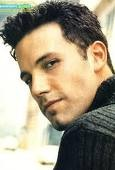
#> input picture Faces/train/Ben Afflek/1.jpg, 115 x 170 px, found by its file name; its folder holds only this picture in this run
$ python faces_train.py
#> lines starting #> are read from the running program, lines starting #| are printed output that depends on the picture
import os
import cv2 as cv
import numpy as np

people = ['Ben Afflek', 'Elton John', 'Jerry Seinfield', 'Madonna', 'Mindy Kaling']
DIR = r'E:\Computer Vision\Faces\train'
haar_cascade = cv.CascadeClassifier('haar_face.xml')

features = []
labels = []

def create_train():
    for person in people:
        path = os.path.join(DIR, person)
        label = people.index(person)

        for img in os.listdir(path):
            img_path = os.path.join(path, img)
            img_array = cv.imread(img_path)
#> img_array is the input picture: shape (170, 115, 3); mean B, G, R 130.9, 151.7, 161.1
            # Resize image to 640x480
            img_array = cv.resize(img_array, (640, 480))
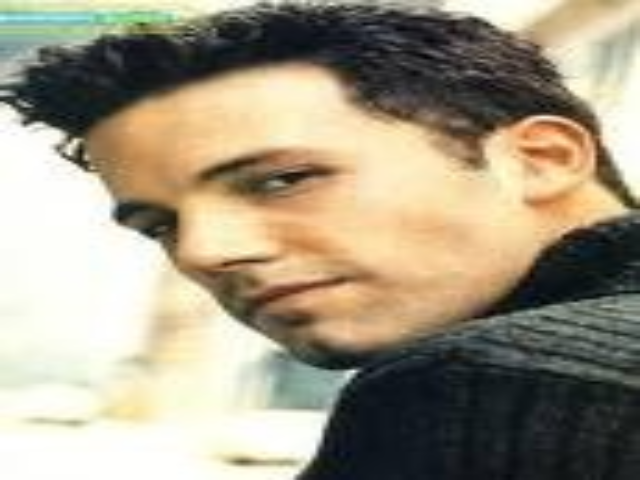
#> img_array: shape (480, 640, 3); mean B, G, R 130.8, 151.6, 161

            gray = cv.cvtColor(img_array, cv.COLOR_BGR2GRAY)
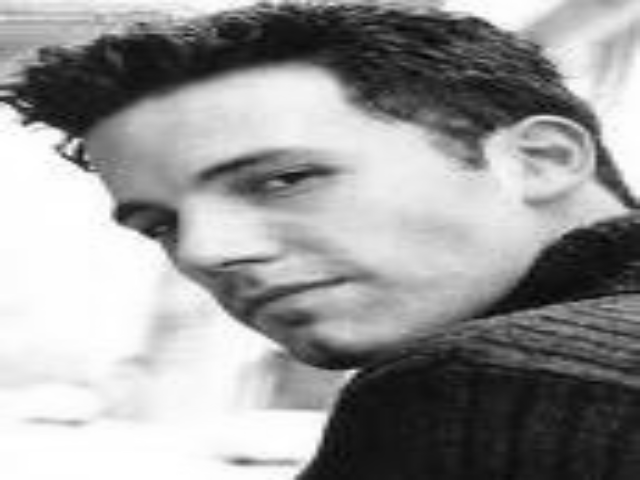
#> gray: shape (480, 640); min 3, max 255, mean 152.1

            faces_rect = haar_cascade.detectMultiScale(gray, scaleFactor=1.1, minNeighbors=1)
#> faces_rect = [[480, 111, 127, 127]]

            for (x,y,w,h) in faces_rect:
                faces_roi = gray[y:y+h, x:x+w]
                features.append(faces_roi)
                labels.append(label)
#> this loop made 1 pass
#> pass 1, in create_train, `faces_roi = gray[y:y+h, x:x+w]`:
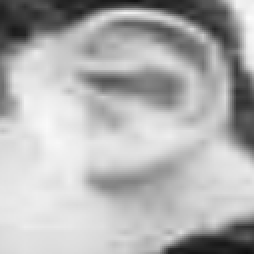
#> faces_roi: shape (127, 127) (shown 2 times larger); min 15, max 251, mean 177.2
#> after the loop, features = 1 item; labels = [0]
#> pass 2 of the loop in create_train, `for person in people:`:
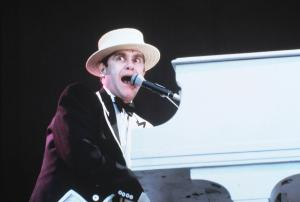
#> input picture Faces/train/Elton John/1.jpg, 300 x 202 px, found by its file name
#> in create_train, img_array is the input picture: shape (202, 300, 3); mean B, G, R 113.5, 107.3, 104.2
#> img_array: shape (480, 640, 3)
#> in create_train, `gray = cv.cvtColor(img_array, cv.COLOR_BGR2GRAY)`:
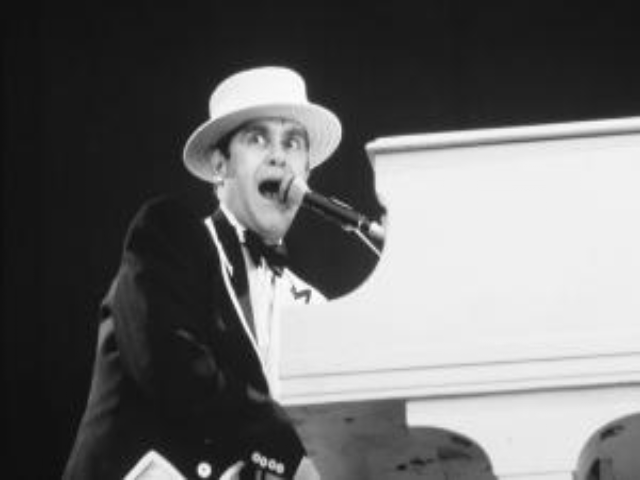
#> gray: shape (480, 640); min 10, max 255, mean 107
#> faces_rect = [[193, 72, 158, 158]]
#> the loop in create_train, `for (x,y,w,h) in faces_rect:` made 1 pass
#> pass 1, in create_train, `faces_roi = gray[y:y+h, x:x+w]`:
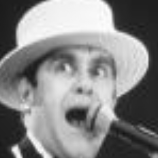
#> faces_roi: shape (158, 158); min 19, max 254, mean 134.1
#> after the loop in create_train, `for (x,y,w,h) in faces_rect:`: features = 2 items; labels = [0, 1]

#> (the run stopped early here; a loop or call above may not have finished)
